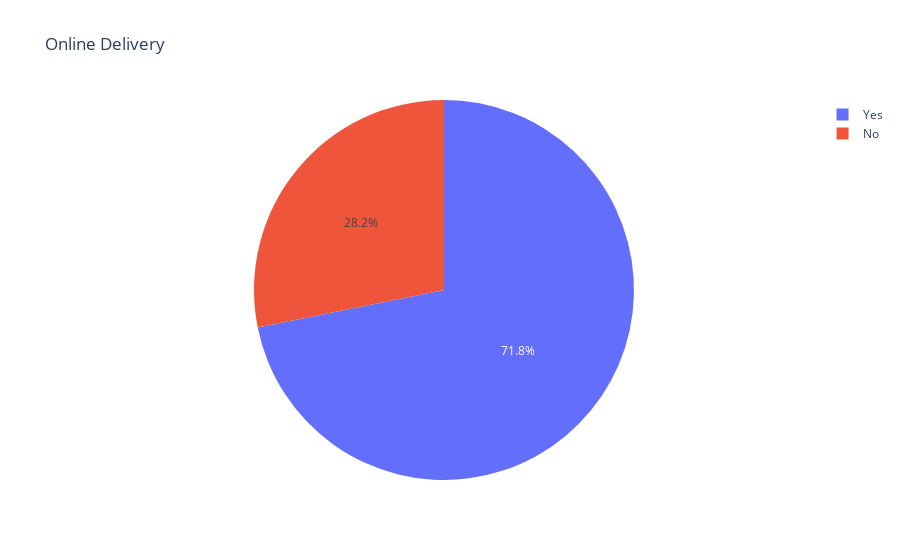

Notebook code cell kept with this figure:
### Code cell
df=idf["Delivery"].value_counts()
fig = px.pie(values=df.values, names=df.index, title='Online Delivery')
py.iplot(fig)

### Figure 1 — Plotly figure (JSON) as saved in the notebook; plotly's stock layout.template omitted (floating-point values rounded to 4 significant figures)
{"data": [{"domain": {"x": [0, 1], "y": [0, 1]}, "hovertemplate": "label=%{label}<br>value=%{value}<extra></extra>", "labels": ["Yes", "No"], "legendgroup": "", "name": "", "showlegend": true, "type": "pie", "values": [17350, 6801]}], "layout": {"legend": {"tracegroupgap": 0}, "title": {"text": "Online Delivery"}, "autosize": true}}
